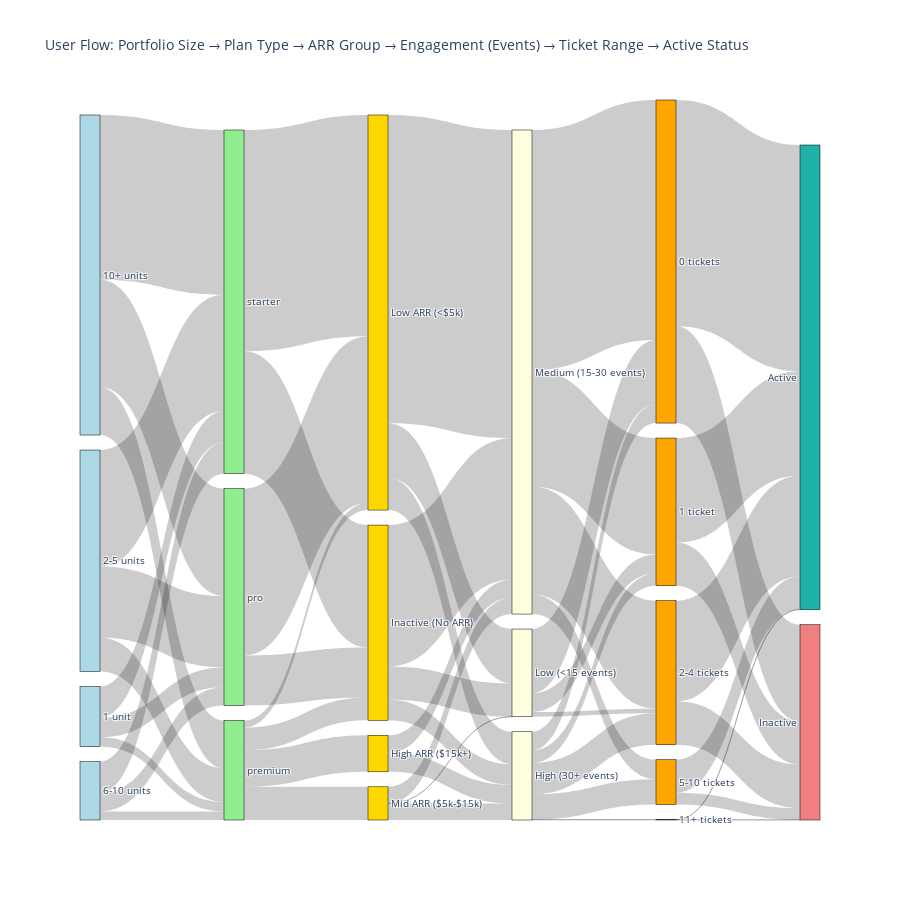

The notebook cell saved with this chart:
### Code cell
# Create Combined Sankey diagram
# Flow: Size → Plan → Events → Tickets → Active Status → ARR Group

# Ensure required columns exist
if 'portfolio_group' not in joined_df.columns:
    joined_df['portfolio_group'] = pd.cut(
        joined_df['portfolio_size'],
        bins=[0, 1, 5, 10, float('inf')],
        labels=['1 unit', '2-5 units', '6-10 units', '10+ units'],
        include_lowest=True
    )

if 'engagement_level' not in joined_df.columns:
    joined_df['engagement_level'] = pd.cut(
        joined_df['total_events'],
        bins=[-1, 15, 30, float('inf')],
        labels=['Low (<15 events)', 'Medium (15-30 events)', 'High (30+ events)']
    )

if 'active_status' not in joined_df.columns:
    joined_df['active_status'] = joined_df['is_active'].map({True: 'Active', False: 'Inactive', 1: 'Active', 0: 'Inactive'})
    joined_df['active_status'] = joined_df['active_status'].fillna('Unknown')

# Ensure arr_group exists
if 'arr_group' not in joined_df.columns:
    joined_df['arr_group'] = pd.cut(
        joined_df['annual_revenue'],
        bins=[0, 5000, 15000, float('inf')],
        labels=['Low ARR (<$5k)', 'Mid ARR ($5k-$15k)', 'High ARR ($15k+)']
    )

# Create arr_group with inactive handling
df_with_arr = joined_df.copy()
df_with_arr['arr_group'] = df_with_arr['arr_group'].astype(str)
df_with_arr.loc[df_with_arr['is_active'] == False, 'arr_group'] = 'Inactive (No ARR)'
df_with_arr.loc[df_with_arr['is_active'] == 0, 'arr_group'] = 'Inactive (No ARR)'

# Create ticket range groups
joined_df['ticket_range'] = pd.cut(
    joined_df['support_tickets_last_90d'],
    bins=[-1, 0, 1, 4, 10, float('inf')],
    labels=['0 tickets', '1 ticket', '2-4 tickets', '5-10 tickets', '11+ tickets'],
    include_lowest=True
)

# Prepare data - convert categoricals to strings and drop rows with missing values
df_combined = joined_df.dropna(subset=['portfolio_group', 'plan_type', 'arr_group', 'engagement_level', 'ticket_range', 'active_status']).copy()
for col in ['portfolio_group', 'plan_type', 'engagement_level', 'ticket_range', 'active_status']:
    df_combined[col] = df_combined[col].astype(str)
df_combined['arr_group'] = df_with_arr.loc[df_combined.index, 'arr_group'].astype(str)

# Build nodes in order: Size → Plan → Events → Tickets → Active Status → ARR Group
node_labels = []

# Level 1: Portfolio Groups (Size)
portfolio_nodes = sorted([str(x) for x in df_combined['portfolio_group'].unique()])
node_labels.extend(portfolio_nodes)

# Level 2: Plan Types
plan_nodes = sorted([str(x) for x in df_combined['plan_type'].unique()])
node_labels.extend(plan_nodes)

# Level 3: Engagement Levels (Events)
engagement_nodes = sorted([str(x) for x in df_combined['engagement_level'].unique()])
node_labels.extend(engagement_nodes)

# Level 4: Ticket Ranges
ticket_range_nodes = sorted([str(x) for x in df_combined['ticket_range'].unique()])
node_labels.extend(ticket_range_nodes)

# Level 5: Active Status
status_nodes = sorted([str(x) for x in df_combined['active_status'].unique()])
node_labels.extend(status_nodes)

# Level 6: ARR Groups
arr_nodes = sorted([str(x) for x in df_combined['arr_group'].unique()])
node_labels.extend(arr_nodes)

# Create node index mapping (removes duplicates automatically since dict keys are unique)
node_dict = {str(label): idx for idx, label in enumerate(node_labels)}

# Build links
sources = []
targets = []
values = []
link_labels = []

# Flow 1: Portfolio Group (Size) → Plan Type
flow1 = df_combined.groupby(['portfolio_group', 'plan_type'], observed=True).agg({
    'user_id': 'count',
    'annual_revenue': 'sum'
}).reset_index()

for _, row in flow1.iterrows():
    sources.append(node_dict[str(row['portfolio_group'])])
    targets.append(node_dict[str(row['plan_type'])])
    values.append(row['user_id'])
    link_labels.append(f"{row['user_id']} users, ${row['annual_revenue']:,.0f} ARR")

# Flow 2: Plan Type → Engagement Level (Events)
flow2 = df_combined.groupby(['plan_type', 'engagement_level'], observed=True).agg({
    'user_id': 'count',
    'annual_revenue': 'sum'
}).reset_index()

for _, row in flow2.iterrows():
    sources.append(node_dict[str(row['plan_type'])])
    targets.append(node_dict[str(row['engagement_level'])])
    values.append(row['user_id'])
    link_labels.append(f"{row['user_id']} users, ${row['annual_revenue']:,.0f} ARR")

# Flow 3: Engagement Level → Ticket Range
flow3 = df_combined.groupby(['engagement_level', 'ticket_range'], observed=True).agg({
    'user_id': 'count',
    'annual_revenue': 'sum',
    'support_tickets_last_90d': 'sum'
}).reset_index()

for _, row in flow3.iterrows():
    sources.append(node_dict[str(row['engagement_level'])])
    targets.append(node_dict[str(row['ticket_range'])])
    values.append(row['user_id'])
    link_labels.append(f"{row['user_id']} users, ${row['annual_revenue']:,.0f} ARR, {row['support_tickets_last_90d']:.0f} tickets")

# Flow 4: Ticket Range → Active Status
flow4 = df_combined.groupby(['ticket_range', 'active_status'], observed=True).agg({
    'user_id': 'count',
    'annual_revenue': 'sum',
    'support_tickets_last_90d': 'sum'
}).reset_index()

for _, row in flow4.iterrows():
    sources.append(node_dict[str(row['ticket_range'])])
    targets.append(node_dict[str(row['active_status'])])
    values.append(row['user_id'])
    link_labels.append(f"{row['user_id']} users, ${row['annual_revenue']:,.0f} ARR, {row['support_tickets_last_90d']:.0f} tickets")

# Flow 5: Active Status → ARR Group
flow5 = df_combined.groupby(['active_status', 'arr_group'], observed=True).agg({
    'user_id': 'count',
    'annual_revenue': 'sum'
}).reset_index()

for _, row in flow5.iterrows():
    sources.append(node_dict[str(row['active_status'])])
    targets.append(node_dict[str(row['arr_group'])])
    values.append(row['user_id'])
    link_labels.append(f"{row['user_id']} users, ${row['annual_revenue']:,.0f} ARR")

# Create Sankey diagram
fig = go.Figure(data=[go.Sankey(
    node=dict(
        pad=15,
        thickness=20,
        line=dict(color="black", width=0.5),
        label=node_labels,
        color=['lightblue' if 'unit' in str(n) else 
               'lightgreen' if str(n) in ['starter', 'pro', 'enterprise', 'premium'] else
               'gold' if 'ARR' in str(n) else
               'lightyellow' if 'events' in str(n).lower() or '<15' in str(n) or '15-30' in str(n) or '30+' in str(n) else
               'orange' if 'ticket' in str(n).lower() else
               'lightcoral' if str(n) == 'Inactive' else
               'lightseagreen' if str(n) == 'Active' else
               'salmon'
               for n in node_labels]
    ),
    link=dict(
        source=sources,
        target=targets,
        value=values,
        label=link_labels
    )
)])

fig.update_layout(
    title="User Flow: Portfolio Size → Plan Type → Engagement (Events) → Ticket Range → Active Status → ARR Group",
    font=dict(size=10),
    height=900
)

fig.show()

print("\n" + "="*80)
print("COMBINED SANKEY DIAGRAM LEGEND")
print("="*80)
print("Flow shows how customers progress through:")
print("  1. Portfolio Size (blue)")
print("  2. Plan Type (green)")
print("  3. Engagement Level / Events (yellow)")
print("  4. Ticket Range (orange)")
print("  5. Active Status (teal=Active, coral=Inactive)")
print("  6. ARR Group (gold)")
print("\nHover over flows to see customer count, total ARR, and ticket counts")

### Figure 1 — Plotly figure (JSON) as saved in the notebook; plotly's stock layout.template omitted (floating-point values rounded to 4 significant figures)
{"data": [{"link": {"label": ["144 users, $1,953,914 ARR", "299 users, $547,381 ARR", "470 users, $169,239 ARR", "724 users, $11,694,116 ARR", "1629 users, $3,453,301 ARR", "2496 users, $1,068,816 ARR", "509 users, $6,663,475 ARR", "1080 users, $1,970,791 ARR", "1766 users, $649,103 ARR", "130 users, $1,815,272 ARR", "278 users, $526,271 ARR", "475 users, $181,316 ARR", "552 users, $11,532,931 ARR", "345 users, $5,132,241 ARR", "107 users, $446,460 ARR", "503 users, $5,015,144 ARR", "759 users, $1,507,683 ARR", "2527 users, $4,990,061 ARR", "1855 users, $735,960 ARR", "3352 users, $1,332,515 ARR", "283 users, $6,078,432 ARR", "269 users, $5,454,500 ARR", "314 users, $2,739,597 ARR", "504 users, $291,536 ARR", "2141 users, $4,344,751 ARR", "491 users, $977,689 ARR", "823 users, $516,093 ARR", "4672 users, $5,275,254 ARR", "249 users, $2,445,159 ARR", "2 users, $22,329 ARR", "252 users, $2,547,656 ARR", "285 users, $3,065,953 ARR, 0 tickets", "187 users, $1,896,563 ARR, 187 tickets", "8 users, $108,643 ARR, 97 tickets", "475 users, $3,871,770 ARR, 1412 tickets", "382 users, $3,297,949 ARR, 2454 tickets", "972 users, $595,361 ARR, 0 tickets", "286 users, $161,784 ARR, 286 tickets", "71 users, $72,813 ARR, 160 tickets", "3638 users, $9,078,365 ARR, 0 tickets", "1764 users, $3,962,506 ARR, 1764 tickets", "1636 users, $3,878,177 ARR, 4358 tickets", "296 users, $703,112 ARR, 1623 tickets", "3428 users, $9,712,692 ARR, 0 tickets", "1467 users, $3,026,987 ARR, 0 tickets", "1583 users, $4,568,336 ARR, 1583 tickets", "654 users, $1,452,517 ARR, 654 tickets", "5 users, $80,959 ARR, 61 tickets", "3 users, $27,683 ARR, 36 tickets", "1525 users, $5,858,310 ARR, 4153 tickets", "657 users, $1,964,451 ARR, 1777 tickets", "500 users, $3,096,815 ARR, 3035 tickets", "178 users, $904,246 ARR, 1042 tickets"], "source": [0, 0, 0, 1, 1, 1, 2, 2, 2, 3, 3, 3, 4, 4, 4, 4, 5, 5, 6, 6, 7, 7, 8, 8, 8, 9, 9, 9, 10, 10, 10, 11, 11, 11, 11, 11, 12, 12, 12, 13, 13, 13, 13, 14, 14, 15, 15, 16, 16, 17, 17, 18, 18], "target": [4, 5, 6, 4, 5, 6, 4, 5, 6, 4, 5, 6, 7, 8, 9, 10, 8, 9, 8, 9, 11, 13, 11, 12, 13, 11, 12, 13, 11, 12, 13, 14, 15, 16, 17, 18, 14, 15, 17, 14, 15, 17, 18, 19, 20, 19, 20, 19, 20, 19, 20, 19, 20], "value": [144, 299, 470, 724, 1629, 2496, 509, 1080, 1766, 130, 278, 475, 552, 345, 107, 503, 759, 2527, 1855, 3352, 283, 269, 314, 504, 2141, 491, 823, 4672, 249, 2, 252, 285, 187, 8, 475, 382, 972, 286, 71, 3638, 1764, 1636, 296, 3428, 1467, 1583, 654, 5, 3, 1525, 657, 500, 178]}, "node": {"color": ["lightblue", "lightblue", "lightblue", "lightblue", "lightgreen", "lightgreen", "lightgreen", "gold", "gold", "gold", "gold", "lightyellow", "lightyellow", "lightyellow", "orange", "orange", "orange", "orange", "orange", "lightseagreen", "lightcoral"], "label": ["1 unit", "10+ units", "2-5 units", "6-10 units", "premium", "pro", "starter", "High ARR ($15k+)", "Inactive (No ARR)", "Low ARR (<$5k)", "Mid ARR ($5k-$15k)", "High (30+ events)", "Low (<15 events)", "Medium (15-30 events)", "0 tickets", "1 ticket", "11+ tickets", "2-4 tickets", "5-10 tickets", "Active", "Inactive"], "line": {"color": "black", "width": 0.5}, "pad": 15, "thickness": 20}, "type": "sankey"}], "layout": {"font": {"size": 10}, "height": 900, "title": {"text": "User Flow: Portfolio Size → Plan Type → ARR Group → Engagement (Events) → Ticket Range → Active Status"}}}
